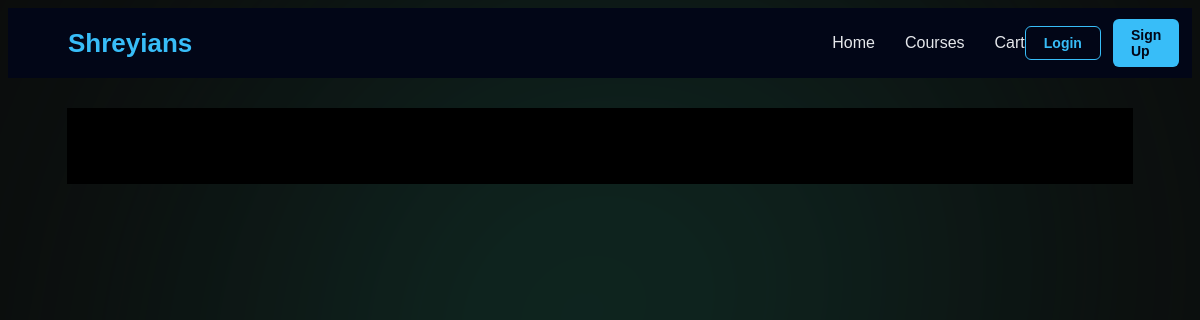
The app's page /courses/, older data.
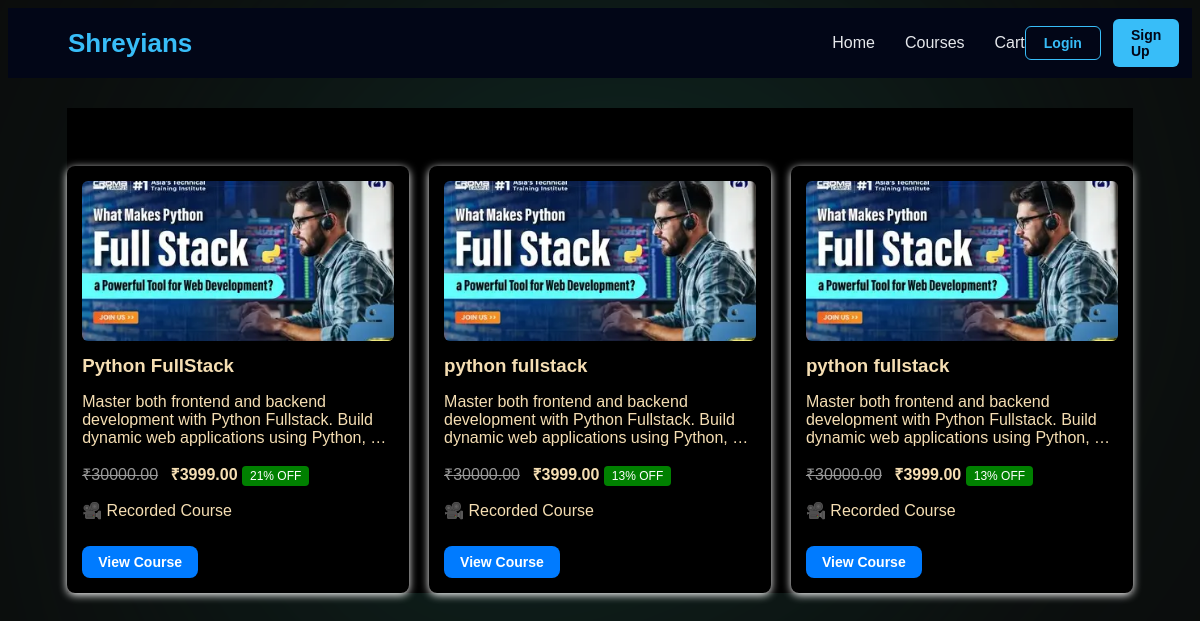
The same page, newer data.
### shreyans/models.py (models this page shows, shortened)
class Course(models.Model):
    title = models.CharField(max_length=255)
    slug = models.SlugField(max_length=255,unique=True,blank=True)
    short_description = models.TextField(blank=True)
    full_description = models.TextField(blank=True)
    price_original = models.DecimalField(max_digits=10,decimal_places=2,null=True,blank=True)
    price_discounted = models.DecimalField(max_digits=10,decimal_places=2,null=True,blank=True)
    currency = models.CharField(max_length=10,default="₹")
    discount_percentage = models.PositiveIntegerField(null=True, blank=True)
    language = models.CharField(max_length=100,blank=True)
    schedule = models.CharField( max_length=255,blank=True)
    course_validity = models.CharField(  max_length=255,blank=True)
    is_live = models.BooleanField(default=False)
    image = models.ImageField(upload_to="course_images/")
    created_at = models.DateTimeField(auto_now_add=True)
    updated_at = models.DateTimeField(auto_now=True)
    tags = models.ManyToManyField("CourseTag",blank=True,related_name="courses")
    class Meta:
        ordering = ["title"]
        verbose_name = "Course"
        verbose_name_plural = "Courses"

### shreyans/views.py (the view)
# urls.py: path('courses/',course_list, name='course_list'),
def course_list(request):
    courses = Course.objects.all()
    return render(request, "courses.html", {
        "courses": courses
    })

### template/courses.html (shortened to what this page needs)
{% load static %}
<!DOCTYPE html>
<html lang="en">
<head>
</head>
<body>
<nav class="navbar">
    <div class="logo">
        <span>Shreyians</span>
    </div>
    <ul class="nav-links">
        <li><a href="{% url 'home' %}">Home</a></li>
        <li><a href="{% url 'course_list' %}">Courses</a></li>
         <li><a href="{% url 'cart_page' %}">Cart</a></li>
    </ul>
   <div class="auth-buttons">
    {% if request.user.is_authenticated %}
        <span style="color:#e5e7eb; font-weight:600;">
            Hi, {{ request.user.username }}
        </span>
        <a href="{% url 'signout' %}" class="login">Logout</a>
    {% else %}
        <a href="{% url 'signin' %}" class="login">Login</a>
        <a href="{% url 'signup' %}" class="signup">Sign Up</a>
    {% endif %}
</div>
</nav>
<div class="container">
    <h1>All Courses</h1>
    {% if courses %}
    <div class="courses">
        {% for course in courses %}
        <div class="course-card">
            {% if course.image %}
                <img src="{{ course.image.url }}" alt="{{ course.title }}">
            {% else %}
                <img src="{% static 'images/no-image.png' %}" alt="No Image">
            {% endif %}
            <h3>{{ course.title }}</h3>
            <p>{{ course.short_description|truncatewords:15 }}</p>
            <div class="price">
                {% if course.price_original %}
                    <del>₹{{ course.price_original }}</del>
                {% endif %}
                <strong>₹{{ course.price_discounted }}</strong>
                {% if course.discount_percentage %}
                    <span class="badge">{{ course.discount_percentage }}% OFF</span>
                {% endif %}
            </div>
            <p>
                {% if course.is_live %}
                    🔴 Live Course
                {% else %}
                    🎥 Recorded Course
                {% endif %}
            </p>
            <a href="{% url 'course_detail' course.slug %}" class="btn">
                View Course
            </a>
        </div>
        {% endfor %}
    </div>
    {% else %}
        <p>No courses available.</p>
    {% endif %}
</div>
</body>
</html>

### template/courses.html (style rules this page uses)
body { font-family: Arial, sans-serif; background-size: cover; }
.container { width: 90%; margin: 30px auto; background-color: black; }
.courses { display: grid; grid-template-columns: repeat(auto-fit, minmax(250px, 1fr)); gap: 20px; }
.course-card { color: wheat; padding: 15px; border-radius: 8px; background-color: black; box-shadow: 0 2px 8px white; }
.course-card img { width: 100%; height: 160px; object-fit: cover; border-radius: 6px; }
.course-card h3 { margin: 10px 0 5px; }
.price { margin: 8px 0; }
.price del { color: #999; margin-right: 8px; }
.badge { background: green; color: white; padding: 3px 8px; font-size: 12px; border-radius: 4px; }
.btn { display: inline-block; margin-top: 10px; padding: 8px 12px; background: #007bff; color: white; text-decoration: none; border-radius: 4px; }
.navbar { height: 70px; background: #020617; display: flex; align-items: center; justify-content: space-between; padding: 0 60px; }
.logo span { color: #38bdf8; font-size: 26px; font-weight: 700; }
.nav-links { list-style: none; display: flex; gap: 30px; margin-left: 50vw; }
.nav-links li a { color: #e5e7eb; text-decoration: none; font-size: 16px; font-weight: 500; transition: 0.3s; }
.auth-buttons { display: flex; gap: 15px; }
.auth-buttons a { text-decoration: none; padding: 8px 18px; border-radius: 6px; font-size: 14px; font-weight: 600; }
.login { color: #38bdf8; border: 1px solid #38bdf8; }
.signup { background: #38bdf8; color: #020617; }
.auth-buttons { display: flex; align-items: center; gap: 12px; }
.btn { padding: 8px 16px; border-radius: 8px; text-decoration: none; font-size: 14px; font-weight: 600; transition: all 0.3s ease; }

Row changes from the older to the newer data that the page shows:
added Course: image (picture), title "Python FullStack", short_description "Master both frontend and backend development with Python Fullstack. Build dynamic web applications using Python, …", price_original "30000.00", price_discounted "3999.00", discount_percentage "21", is_live "🎥 Recorded Course"
added Course: image (picture), title "python fullstack", short_description "Master both frontend and backend development with Python Fullstack. Build dynamic web applications using Python, …", price_original "30000.00", price_discounted "3999.00", discount_percentage "13", is_live "🎥 Recorded Course"
added Course: image (picture), title "python fullstack", short_description "Master both frontend and backend development with Python Fullstack. Build dynamic web applications using Python, …", price_original "30000.00", price_discounted "3999.00", discount_percentage "13", is_live "🎥 Recorded Course"
